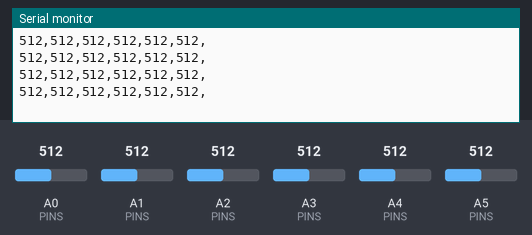
Simulated run of this sketch. Board: Arduino Uno, built with avr-gcc and run on an emulated ATmega328P. Parts: the last lines printed to the serial monitor. Inputs (shaded band) come from the test bench; at power-on: A0 (PINS) = 512, A1 (PINS) = 512, A2 (PINS) = 512, A3 (PINS) = 512, A4 (PINS) = 512, A5 (PINS) = 512.

Above: at 1.2 s.
1.3 s: A0 (PINS) set to 109
At 1.95 s:
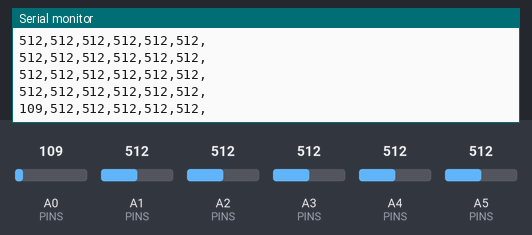
4.3 s: A0 (PINS) set to 89
At 4.48 s:
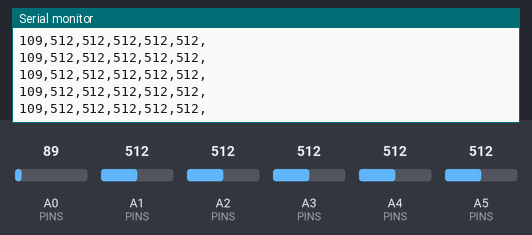
Timing chart, 0 to 7.3 s (numbered marks = the images above; inputs shaded):
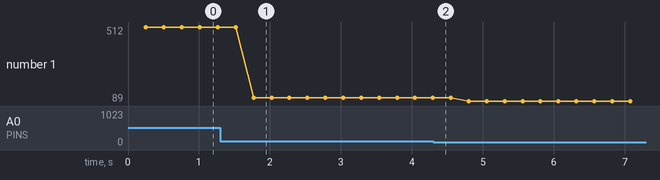

Measured:
- after the input at 1.3 s, the serial monitor: prints a new line after 0.47 s (image 1)
- plotted number 1: 512 → 109 after the input at 1.3 s, 109 → 89 after the input at 4.3 s

The sketch:

expe.ino
```cpp
//#define FASTADC 1

//////////// Make the arduino faster //////////////
// defines for setting and clearing register bits
//#ifndef cbi
//#define cbi(sfr, bit) (_SFR_BYTE(sfr) &= ~_BV(bit))
//#endif
//#ifndef sbi
//#define sbi(sfr, bit) (_SFR_BYTE(sfr) |= _BV(bit))
//#endif
////////////////////////////////////////////////

//Sensors on the surface
///////
//A0  A1
//A2  A3
//A4  A5
///////


const int PINS[] = {A0, A1, A2, A3, A4, A5};
const int THRESHOLDS[] = {30, 30, 30, 30, 30, 30};
const int TIME_FRAME = 250;
int sensorValues[] = {0,0,0,0,0,0};
long start;

void setup() {
  Serial.begin(9600);
}

int maxFromArray(int sensorValues[], int arrayLength){
  int maxValue = 0;
  int maxIndex = -1;
  for (int i=0; i<arrayLength; i++){
    if(sensorValues[i] > maxValue){
      maxValue = sensorValues[i];
      maxIndex = i;
    }
  }
  return maxIndex;
}

int readValue(int readIndex){
  int threshold = THRESHOLDS[readIndex];
  int pin = PINS[readIndex];
  int sensorValue = analogRead(pin);
  if(sensorValue > threshold){
    return sensorValue;
  }
  else return 0;
}

void printArray(int values[], int length) {
  for (int i = 0; i < length; i ++) {
    Serial.print(values[i]);
    Serial.print(",");
  }
  Serial.println();
}

void initValues(int values[], int length) {
  for (int i = 0; i < length; i ++) {
    values[i] = 0;
  }
}

bool updateValues(int values[], int length) {
  bool changed = false;
  for (int i = 0; i < length; i ++) {
    int newValue = max(values[i], readValue(i));
    changed = newValue > 0;
    values[i] = newValue;
  }
  return changed;
}

void loop() {
 bool started = updateValues(sensorValues, 6);
 if (!started) {
  return;
 }
 start = millis();
 while (millis() - start < TIME_FRAME) {
  updateValues(sensorValues, 6);
 }
 printArray(sensorValues, 6);
 initValues(sensorValues, 6);
 start = millis();
}
```
